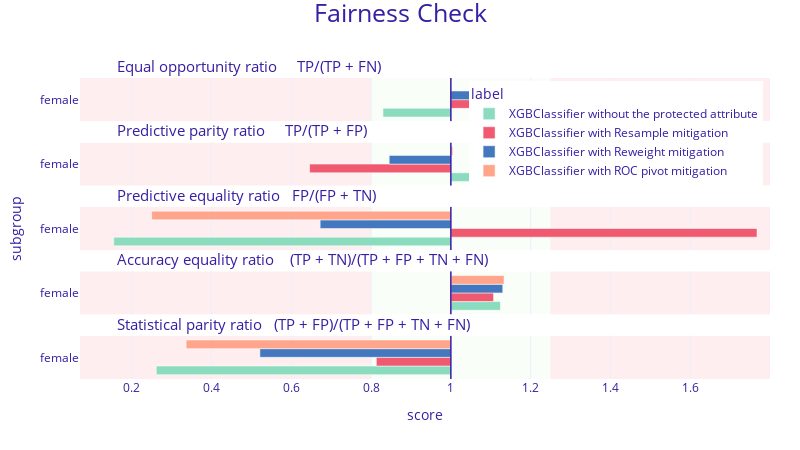

Notebook code cell kept with this figure:
### Code cell
fobject_without_prot.plot([fobject_resample, fobject_reweight, fobject_roc_pivot], show=False).\
    update_layout(autosize=False, width=800, height=450, legend=dict(yanchor="top", y=0.99, xanchor="right", x=0.99))

### Figure 1 — Plotly figure (JSON) as saved in the notebook; plotly's stock layout.template omitted (floating-point values rounded to 4 significant figures)
{"data": [{"alignmentgroup": "True", "customdata": [["female", 0.83, "XGBClassifier without the protected attribute"]], "hovertemplate": "<b>%{customdata[2]}</b><br>Subgroup: %{customdata[0]}<br>Score: %{customdata[1]}<br><extra></extra>", "legendgroup": "XGBClassifier without the protected attribute", "marker": {"color": "#8bdcbe", "pattern": {"shape": ""}}, "name": "XGBClassifier without the protected attribute", "offsetgroup": "XGBClassifier without the protected attribute", "orientation": "h", "showlegend": true, "textposition": "auto", "type": "bar", "x": [-0.1701], "xaxis": "x5", "y": [0.5], "yaxis": "y5"}, {"alignmentgroup": "True", "customdata": [["female", 1.072, "XGBClassifier without the protected attribute"]], "hovertemplate": "<b>%{customdata[2]}</b><br>Subgroup: %{customdata[0]}<br>Score: %{customdata[1]}<br><extra></extra>", "legendgroup": "XGBClassifier without the protected attribute", "marker": {"color": "#8bdcbe", "pattern": {"shape": ""}}, "name": "XGBClassifier without the protected attribute", "offsetgroup": "XGBClassifier without the protected attribute", "orientation": "h", "showlegend": false, "textposition": "auto", "type": "bar", "x": [0.07215], "xaxis": "x4", "y": [0.5], "yaxis": "y4"}, {"alignmentgroup": "True", "customdata": [["female", 0.155, "XGBClassifier without the protected attribute"]], "hovertemplate": "<b>%{customdata[2]}</b><br>Subgroup: %{customdata[0]}<br>Score: %{customdata[1]}<br><extra></extra>", "legendgroup": "XGBClassifier without the protected attribute", "marker": {"color": "#8bdcbe", "pattern": {"shape": ""}}, "name": "XGBClassifier without the protected attribute", "offsetgroup": "XGBClassifier without the protected attribute", "orientation": "h", "showlegend": false, "textposition": "auto", "type": "bar", "x": [-0.8451], "xaxis": "x3", "y": [0.5], "yaxis": "y3"}, {"alignmentgroup": "True", "customdata": [["female", 1.124, "XGBClassifier without the protected attribute"]], "hovertemplate": "<b>%{customdata[2]}</b><br>Subgroup: %{customdata[0]}<br>Score: %{customdata[1]}<br><extra></extra>", "legendgroup": "XGBClassifier without the protected attribute", "marker": {"color": "#8bdcbe", "pattern": {"shape": ""}}, "name": "XGBClassifier without the protected attribute", "offsetgroup": "XGBClassifier without the protected attribute", "orientation": "h", "showlegend": false, "textposition": "auto", "type": "bar", "x": [0.1243], "xaxis": "x2", "y": [0.5], "yaxis": "y2"}, {"alignmentgroup": "True", "customdata": [["female", 0.262, "XGBClassifier without the protected attribute"]], "hovertemplate": "<b>%{customdata[2]}</b><br>Subgroup: %{customdata[0]}<br>Score: %{customdata[1]}<br><extra></extra>", "legendgroup": "XGBClassifier without the protected attribute", "marker": {"color": "#8bdcbe", "pattern": {"shape": ""}}, "name": "XGBClassifier without the protected attribute", "offsetgroup": "XGBClassifier without the protected attribute", "orientation": "h", "showlegend": false, "textposition": "auto", "type": "bar", "x": [-0.7384], "xaxis": "x", "y": [0.5], "yaxis": "y"}, {"alignmentgroup": "True", "customdata": [["female", 1.549, "XGBClassifier with Resample mitigation"]], "hovertemplate": "<b>%{customdata[2]}</b><br>Subgroup: %{customdata[0]}<br>Score: %{customdata[1]}<br><extra></extra>", "legendgroup": "XGBClassifier with Resample mitigation", "marker": {"color": "#f05a71", "pattern": {"shape": ""}}, "name": "XGBClassifier with Resample mitigation", "offsetgroup": "XGBClassifier with Resample mitigation", "orientation": "h", "showlegend": true, "textposition": "auto", "type": "bar", "x": [0.5494], "xaxis": "x5", "y": [0.5], "yaxis": "y5"}, {"alignmentgroup": "True", "customdata": [["female", 0.646, "XGBClassifier with Resample mitigation"]], "hovertemplate": "<b>%{customdata[2]}</b><br>Subgroup: %{customdata[0]}<br>Score: %{customdata[1]}<br><extra></extra>", "legendgroup": "XGBClassifier with Resample mitigation", "marker": {"color": "#f05a71", "pattern": {"shape": ""}}, "name": "XGBClassifier with Resample mitigation", "offsetgroup": "XGBClassifier with Resample mitigation", "orientation": "h", "showlegend": false, "textposition": "auto", "type": "bar", "x": [-0.3541], "xaxis": "x4", "y": [0.5], "yaxis": "y4"}, {"alignmentgroup": "True", "customdata": [["female", 1.767, "XGBClassifier with Resample mitigation"]], "hovertemplate": "<b>%{customdata[2]}</b><br>Subgroup: %{customdata[0]}<br>Score: %{customdata[1]}<br><extra></extra>", "legendgroup": "XGBClassifier with Resample mitigation", "marker": {"color": "#f05a71", "pattern": {"shape": ""}}, "name": "XGBClassifier with Resample mitigation", "offsetgroup": "XGBClassifier with Resample mitigation", "orientation": "h", "showlegend": false, "textposition": "auto", "type": "bar", "x": [0.7674], "xaxis": "x3", "y": [0.5], "yaxis": "y3"}, {"alignmentgroup": "True", "customdata": [["female", 1.107, "XGBClassifier with Resample mitigation"]], "hovertemplate": "<b>%{customdata[2]}</b><br>Subgroup: %{customdata[0]}<br>Score: %{customdata[1]}<br><extra></extra>", "legendgroup": "XGBClassifier with Resample mitigation", "marker": {"color": "#f05a71", "pattern": {"shape": ""}}, "name": "XGBClassifier with Resample mitigation", "offsetgroup": "XGBClassifier with Resample mitigation", "orientation": "h", "showlegend": false, "textposition": "auto", "type": "bar", "x": [0.1071], "xaxis": "x2", "y": [0.5], "yaxis": "y2"}, {"alignmentgroup": "True", "customdata": [["female", 0.813, "XGBClassifier with Resample mitigation"]], "hovertemplate": "<b>%{customdata[2]}</b><br>Subgroup: %{customdata[0]}<br>Score: %{customdata[1]}<br><extra></extra>", "legendgroup": "XGBClassifier with Resample mitigation", "marker": {"color": "#f05a71", "pattern": {"shape": ""}}, "name": "XGBClassifier with Resample mitigation", "offsetgroup": "XGBClassifier with Resample mitigation", "orientation": "h", "showlegend": false, "textposition": "auto", "type": "bar", "x": [-0.1868], "xaxis": "x", "y": [0.5], "yaxis": "y"}, {"alignmentgroup": "True", "customdata": [["female", 1.296, "XGBClassifier with Reweight mitigation"]], "hovertemplate": "<b>%{customdata[2]}</b><br>Subgroup: %{customdata[0]}<br>Score: %{customdata[1]}<br><extra></extra>", "legendgroup": "XGBClassifier with Reweight mitigation", "marker": {"color": "#4378bf", "pattern": {"shape": ""}}, "name": "XGBClassifier with Reweight mitigation", "offsetgroup": "XGBClassifier with Reweight mitigation", "orientation": "h", "showlegend": true, "textposition": "auto", "type": "bar", "x": [0.2958], "xaxis": "x5", "y": [0.5], "yaxis": "y5"}, {"alignmentgroup": "True", "customdata": [["female", 0.845, "XGBClassifier with Reweight mitigation"]], "hovertemplate": "<b>%{customdata[2]}</b><br>Subgroup: %{customdata[0]}<br>Score: %{customdata[1]}<br><extra></extra>", "legendgroup": "XGBClassifier with Reweight mitigation", "marker": {"color": "#4378bf", "pattern": {"shape": ""}}, "name": "XGBClassifier with Reweight mitigation", "offsetgroup": "XGBClassifier with Reweight mitigation", "orientation": "h", "showlegend": false, "textposition": "auto", "type": "bar", "x": [-0.1545], "xaxis": "x4", "y": [0.5], "yaxis": "y4"}, {"alignmentgroup": "True", "customdata": [["female", 0.672, "XGBClassifier with Reweight mitigation"]], "hovertemplate": "<b>%{customdata[2]}</b><br>Subgroup: %{customdata[0]}<br>Score: %{customdata[1]}<br><extra></extra>", "legendgroup": "XGBClassifier with Reweight mitigation", "marker": {"color": "#4378bf", "pattern": {"shape": ""}}, "name": "XGBClassifier with Reweight mitigation", "offsetgroup": "XGBClassifier with Reweight mitigation", "orientation": "h", "showlegend": false, "textposition": "auto", "type": "bar", "x": [-0.3276], "xaxis": "x3", "y": [0.5], "yaxis": "y3"}, {"alignmentgroup": "True", "customdata": [["female", 1.13, "XGBClassifier with Reweight mitigation"]], "hovertemplate": "<b>%{customdata[2]}</b><br>Subgroup: %{customdata[0]}<br>Score: %{customdata[1]}<br><extra></extra>", "legendgroup": "XGBClassifier with Reweight mitigation", "marker": {"color": "#4378bf", "pattern": {"shape": ""}}, "name": "XGBClassifier with Reweight mitigation", "offsetgroup": "XGBClassifier with Reweight mitigation", "orientation": "h", "showlegend": false, "textposition": "auto", "type": "bar", "x": [0.1301], "xaxis": "x2", "y": [0.5], "yaxis": "y2"}, {"alignmentgroup": "True", "customdata": [["female", 0.521, "XGBClassifier with Reweight mitigation"]], "hovertemplate": "<b>%{customdata[2]}</b><br>Subgroup: %{customdata[0]}<br>Score: %{customdata[1]}<br><extra></extra>", "legendgroup": "XGBClassifier with Reweight mitigation", "marker": {"color": "#4378bf", "pattern": {"shape": ""}}, "name": "XGBClassifier with Reweight mitigation", "offsetgroup": "XGBClassifier with Reweight mitigation", "orientation": "h", "showlegend": false, "textposition": "auto", "type": "bar", "x": [-0.4787], "xaxis": "x", "y": [0.5], "yaxis": "y"}, {"alignmentgroup": "True", "customdata": [["female", 1, "XGBClassifier with ROC pivot mitigation"]], "hovertemplate": "<b>%{customdata[2]}</b><br>Subgroup: %{customdata[0]}<br>Score: %{customdata[1]}<br><extra></extra>", "legendgroup": "XGBClassifier with ROC pivot mitigation", "marker": {"color": "#ffa58c", "pattern": {"shape": ""}}, "name": "XGBClassifier with ROC pivot mitigation", "offsetgroup": "XGBClassifier with ROC pivot mitigation", "orientation": "h", "showlegend": true, "textposition": "auto", "type": "bar", "x": [0], "xaxis": "x5", "y": [0.5], "yaxis": "y5"}, {"alignmentgroup": "True", "customdata": [["female", 1.005, "XGBClassifier with ROC pivot mitigation"]], "hovertemplate": "<b>%{customdata[2]}</b><br>Subgroup: %{customdata[0]}<br>Score: %{customdata[1]}<br><extra></extra>", "legendgroup": "XGBClassifier with ROC pivot mitigation", "marker": {"color": "#ffa58c", "pattern": {"shape": ""}}, "name": "XGBClassifier with ROC pivot mitigation", "offsetgroup": "XGBClassifier with ROC pivot mitigation", "orientation": "h", "showlegend": false, "textposition": "auto", "type": "bar", "x": [0.004908], "xaxis": "x4", "y": [0.5], "yaxis": "y4"}, {"alignmentgroup": "True", "customdata": [["female", 0.25, "XGBClassifier with ROC pivot mitigation"]], "hovertemplate": "<b>%{customdata[2]}</b><br>Subgroup: %{customdata[0]}<br>Score: %{customdata[1]}<br><extra></extra>", "legendgroup": "XGBClassifier with ROC pivot mitigation", "marker": {"color": "#ffa58c", "pattern": {"shape": ""}}, "name": "XGBClassifier with ROC pivot mitigation", "offsetgroup": "XGBClassifier with ROC pivot mitigation", "orientation": "h", "showlegend": false, "textposition": "auto", "type": "bar", "x": [-0.75], "xaxis": "x3", "y": [0.5], "yaxis": "y3"}, {"alignmentgroup": "True", "customdata": [["female", 1.133, "XGBClassifier with ROC pivot mitigation"]], "hovertemplate": "<b>%{customdata[2]}</b><br>Subgroup: %{customdata[0]}<br>Score: %{customdata[1]}<br><extra></extra>", "legendgroup": "XGBClassifier with ROC pivot mitigation", "marker": {"color": "#ffa58c", "pattern": {"shape": ""}}, "name": "XGBClassifier with ROC pivot mitigation", "offsetgroup": "XGBClassifier with ROC pivot mitigation", "orientation": "h", "showlegend": false, "textposition": "auto", "type": "bar", "x": [0.1334], "xaxis": "x2", "y": [0.5], "yaxis": "y2"}, {"alignmentgroup": "True", "customdata": [["female", 0.336, "XGBClassifier with ROC pivot mitigation"]], "hovertemplate": "<b>%{customdata[2]}</b><br>Subgroup: %{customdata[0]}<br>Score: %{customdata[1]}<br><extra></extra>", "legendgroup": "XGBClassifier with ROC pivot mitigation", "marker": {"color": "#ffa58c", "pattern": {"shape": ""}}, "name": "XGBClassifier with ROC pivot mitigation", "offsetgroup": "XGBClassifier with ROC pivot mitigation", "orientation": "h", "showlegend": false, "textposition": "auto", "type": "bar", "x": [-0.6635], "xaxis": "x", "y": [0.5], "yaxis": "y"}], "layout": {"annotations": [{"font": {"size": 15}, "showarrow": false, "text": "Statistical parity ratio   (TP + FP)/(TP + FP + TN + FN)", "x": 0.05, "xanchor": "left", "xref": "paper", "y": 0.144, "yanchor": "bottom", "yref": "paper"}, {"font": {"size": 15}, "showarrow": false, "text": "Accuracy equality ratio    (TP + TN)/(TP + FP + TN + FN)", "x": 0.05, "xanchor": "left", "xref": "paper", "y": 0.358, "yanchor": "bottom", "yref": "paper"}, {"font": {"size": 15}, "showarrow": false, "text": "Predictive equality ratio   FP/(FP + TN)", "x": 0.05, "xanchor": "left", "xref": "paper", "y": 0.572, "yanchor": "bottom", "yref": "paper"}, {"font": {"size": 15}, "showarrow": false, "text": "Predictive parity ratio     TP/(TP + FP)", "x": 0.05, "xanchor": "left", "xref": "paper", "y": 0.786, "yanchor": "bottom", "yref": "paper"}, {"font": {"size": 15}, "showarrow": false, "text": "Equal opportunity ratio     TP/(TP + FN)", "x": 0.05, "xanchor": "left", "xref": "paper", "y": 1, "yanchor": "bottom", "yref": "paper"}], "autosize": false, "barmode": "group", "font": {"color": "#371ea3"}, "height": 450, "legend": {"title": {"text": "label"}, "tracegroupgap": 0, "x": 0.99, "xanchor": "right", "y": 0.99, "yanchor": "top"}, "margin": {"b": 71, "r": 30, "t": 78}, "shapes": [{"fillcolor": "#f05a71", "layer": "below", "line": {"width": 0}, "opacity": 0.1, "type": "rect", "x0": 0.25, "x1": 0.8, "xref": "x", "y0": 0, "y1": 1, "yref": "y"}, {"fillcolor": "#f05a71", "layer": "below", "line": {"width": 0}, "opacity": 0.1, "type": "rect", "x0": -0.9296, "x1": -0.2, "xref": "x", "y0": 0, "y1": 1, "yref": "y"}, {"fillcolor": "#c7f5bf", "layer": "below", "line": {"width": 0}, "opacity": 0.1, "type": "rect", "x0": -0.2, "x1": 0.25, "xref": "x", "y0": 0, "y1": 1, "yref": "y"}, {"line": {"color": "#371ea3", "width": 1.5}, "type": "line", "x0": 0, "x1": 0, "xref": "x", "y0": 0, "y1": 1, "yref": "y"}, {"fillcolor": "#f05a71", "layer": "below", "line": {"width": 0}, "opacity": 0.1, "type": "rect", "x0": 0.25, "x1": 0.8, "xref": "x", "y0": 0, "y1": 1, "yref": "y2"}, {"fillcolor": "#f05a71", "layer": "below", "line": {"width": 0}, "opacity": 0.1, "type": "rect", "x0": -0.9296, "x1": -0.2, "xref": "x", "y0": 0, "y1": 1, "yref": "y2"}, {"fillcolor": "#c7f5bf", "layer": "below", "line": {"width": 0}, "opacity": 0.1, "type": "rect", "x0": -0.2, "x1": 0.25, "xref": "x", "y0": 0, "y1": 1, "yref": "y2"}, {"line": {"color": "#371ea3", "width": 1.5}, "type": "line", "x0": 0, "x1": 0, "xref": "x", "y0": 0, "y1": 1, "yref": "y2"}, {"fillcolor": "#f05a71", "layer": "below", "line": {"width": 0}, "opacity": 0.1, "type": "rect", "x0": 0.25, "x1": 0.8, "xref": "x", "y0": 0, "y1": 1, "yref": "y3"}, {"fillcolor": "#f05a71", "layer": "below", "line": {"width": 0}, "opacity": 0.1, "type": "rect", "x0": -0.9296, "x1": -0.2, "xref": "x", "y0": 0, "y1": 1, "yref": "y3"}, {"fillcolor": "#c7f5bf", "layer": "below", "line": {"width": 0}, "opacity": 0.1, "type": "rect", "x0": -0.2, "x1": 0.25, "xref": "x", "y0": 0, "y1": 1, "yref": "y3"}, {"line": {"color": "#371ea3", "width": 1.5}, "type": "line", "x0": 0, "x1": 0, "xref": "x", "y0": 0, "y1": 1, "yref": "y3"}, {"fillcolor": "#f05a71", "layer": "below", "line": {"width": 0}, "opacity": 0.1, "type": "rect", "x0": 0.25, "x1": 0.8, "xref": "x", "y0": 0, "y1": 1, "yref": "y4"}, {"fillcolor": "#f05a71", "layer": "below", "line": {"width": 0}, "opacity": 0.1, "type": "rect", "x0": -0.9296, "x1": -0.2, "xref": "x", "y0": 0, "y1": 1, "yref": "y4"}, {"fillcolor": "#c7f5bf", "layer": "below", "line": {"width": 0}, "opacity": 0.1, "type": "rect", "x0": -0.2, "x1": 0.25, "xref": "x", "y0": 0, "y1": 1, "yref": "y4"}, {"line": {"color": "#371ea3", "width": 1.5}, "type": "line", "x0": 0, "x1": 0, "xref": "x", "y0": 0, "y1": 1, "yref": "y4"}, {"fillcolor": "#f05a71", "layer": "below", "line": {"width": 0}, "opacity": 0.1, "type": "rect", "x0": 0.25, "x1": 0.8, "xref": "x", "y0": 0, "y1": 1, "yref": "y5"}, {"fillcolor": "#f05a71", "layer": "below", "line": {"width": 0}, "opacity": 0.1, "type": "rect", "x0": -0.9296, "x1": -0.2, "xref": "x", "y0": 0, "y1": 1, "yref": "y5"}, {"fillcolor": "#c7f5bf", "layer": "below", "line": {"width": 0}, "opacity": 0.1, "type": "rect", "x0": -0.2, "x1": 0.25, "xref": "x", "y0": 0, "y1": 1, "yref": "y5"}, {"line": {"color": "#371ea3", "width": 1.5}, "type": "line", "x0": 0, "x1": 0, "xref": "x", "y0": 0, "y1": 1, "yref": "y5"}], "title": {"font": {"size": 25}, "text": "Fairness Check", "x": 0.5, "y": 0.99}, "width": 800, "xaxis": {"anchor": "y", "domain": [0, 1], "range": [-0.9296, 0.8], "ticktext": [0, 0.2, 0.4, 0.6, 0.8, 1, 1.2, 1.4, 1.6, 1], "tickvals": [-1, -0.8, -0.6, -0.4, -0.2, 0, 0.2, 0.4, 0.6, 0], "title": {"text": "score"}}, "xaxis2": {"anchor": "y2", "domain": [0, 1], "matches": "x", "range": [-0.9296, 0.8], "showticklabels": false, "ticktext": [0, 0.2, 0.4, 0.6, 0.8, 1, 1.2, 1.4, 1.6, 1], "tickvals": [-1, -0.8, -0.6, -0.4, -0.2, 0, 0.2, 0.4, 0.6, 0]}, "xaxis3": {"anchor": "y3", "domain": [0, 1], "matches": "x", "range": [-0.9296, 0.8], "showticklabels": false, "ticktext": [0, 0.2, 0.4, 0.6, 0.8, 1, 1.2, 1.4, 1.6, 1], "tickvals": [-1, -0.8, -0.6, -0.4, -0.2, 0, 0.2, 0.4, 0.6, 0]}, "xaxis4": {"anchor": "y4", "domain": [0, 1], "matches": "x", "range": [-0.9296, 0.8], "showticklabels": false, "ticktext": [0, 0.2, 0.4, 0.6, 0.8, 1, 1.2, 1.4, 1.6, 1], "tickvals": [-1, -0.8, -0.6, -0.4, -0.2, 0, 0.2, 0.4, 0.6, 0]}, "xaxis5": {"anchor": "y5", "domain": [0, 1], "matches": "x", "range": [-0.9296, 0.8], "showticklabels": false, "ticktext": [0, 0.2, 0.4, 0.6, 0.8, 1, 1.2, 1.4, 1.6, 1], "tickvals": [-1, -0.8, -0.6, -0.4, -0.2, 0, 0.2, 0.4, 0.6, 0]}, "yaxis": {"anchor": "x", "domain": [0, 0.144], "range": [0, 1], "showgrid": false, "ticktext": ["female"], "tickvals": [0.5], "title": {"text": ""}, "zeroline": false}, "yaxis2": {"anchor": "x2", "domain": [0.214, 0.358], "matches": "y", "range": [0, 1], "showgrid": false, "ticktext": ["female"], "tickvals": [0.5], "title": {"text": ""}, "zeroline": false}, "yaxis3": {"anchor": "x3", "domain": [0.428, 0.572], "matches": "y", "range": [0, 1], "showgrid": false, "ticktext": ["female"], "tickvals": [0.5], "title": {"text": "subgroup"}, "zeroline": false}, "yaxis4": {"anchor": "x4", "domain": [0.642, 0.786], "matches": "y", "range": [0, 1], "showgrid": false, "ticktext": ["female"], "tickvals": [0.5], "title": {"text": ""}, "zeroline": false}, "yaxis5": {"anchor": "x5", "domain": [0.856, 1], "matches": "y", "range": [0, 1], "showgrid": false, "ticktext": ["female"], "tickvals": [0.5], "title": {"text": ""}, "zeroline": false}}}
